Frame 1 (no input): blank canvas, image omitted
Frame 60 (the mouse pressed at the canvas centre just before this capture): blank canvas, image omitted
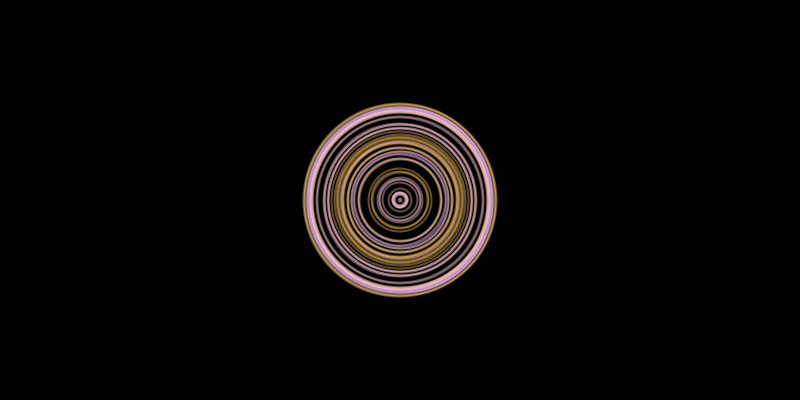
Frame 120 (the mouse held since frame 60 and released just before this capture)

The Processing sketch whose frames 1 and 60 were blank and that drew this single picture after the mouse press (run headless with seeded random() and noise(); from frame 60 on, the mouse is pressed at the canvas centre):

// Processing sketch: processing_136336
// ── processing_136336.pde

void setup(){
  size(800,400);
  smooth();
  background(0);
}
void draw(){
  float r=random(400);
  float s=random(200);
    if (mousePressed==true){
    noFill();
    strokeWeight(2);
    stroke(mouseX,mouseY,r,100);
      ellipse(mouseX,mouseY,s,s);
  }
  fill(mouseY,mouseX,r,100);
  noStroke();
  triangle(mouseX,mouseY,pmouseX,pmouseY,mouseX/2,mouseY/2);
}
